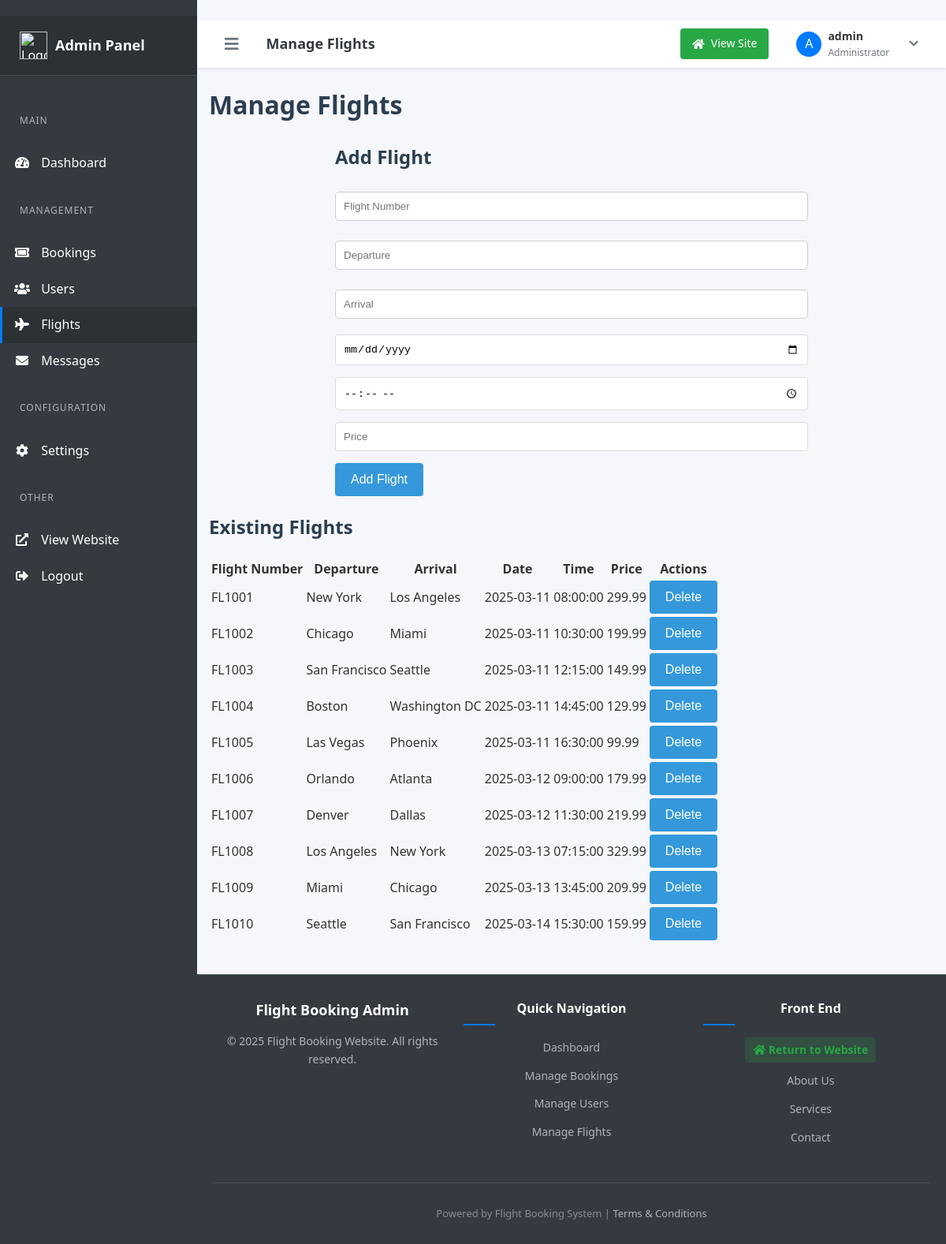
The page /admin/flights.php (signed in) on the database its author committed.
### tables this page shows
CREATE TABLE flights (
    id INT AUTO_INCREMENT PRIMARY KEY,
    flight_number VARCHAR(20) NOT NULL,
    flight_api VARCHAR(255) NULL COMMENT 'Flight ID from the API provider',
    departure VARCHAR(100) NOT NULL,
    arrival VARCHAR(100) NOT NULL,
    date DATE NOT NULL,
    time TIME NOT NULL,
    duration INT NOT NULL DEFAULT 0 COMMENT 'Duration in minutes',
    price DECIMAL(10, 2) NOT NULL,
    available_seats INT NOT NULL DEFAULT 100,
    airline VARCHAR(100) NULL,
    departure_gate VARCHAR(10) NULL,
    arrival_gate VARCHAR(10) NULL,
    departure_terminal VARCHAR(10) NULL,
    arrival_terminal VARCHAR(10) NULL,
    status VARCHAR(20) DEFAULT 'scheduled',
    created_at TIMESTAMP DEFAULT CURRENT_TIMESTAMP,
    updated_at TIMESTAMP DEFAULT CURRENT_TIMESTAMP ON UPDATE CURRENT_TIMESTAMP,
    UNIQUE KEY (flight_number, date)
);

### inc/functions.php (called while the page is built, shortened)
<?php
function getAllFlights() {
    global $pdo;
    $stmt = $pdo->query("SELECT * FROM flights ORDER BY date, time");
    return $stmt->fetchAll(PDO::FETCH_ASSOC);
}
?>

### admin/flights.php (the view, shortened to what this page needs)
<?php
require_once '../inc/db.php';
require_once '../inc/functions.php';
$flights = getAllFlights();
include 'includes/header.php';
?>
<div class="container">
    <h1>Manage Flights</h1>
    <form method="POST" action="">
        <h2>Add Flight</h2>
        <input type="text" name="flight_number" placeholder="Flight Number" required>
        <input type="text" name="departure" placeholder="Departure" required>
        <input type="text" name="arrival" placeholder="Arrival" required>
        <input type="date" name="date" required>
        <input type="time" name="time" required>
        <input type="number" name="price" placeholder="Price" required>
        <button type="submit" name="add_flight">Add Flight</button>
    </form>
    <h2>Existing Flights</h2>
    <table>
        <thead>
            <tr>
                <th>Flight Number</th>
                <th>Departure</th>
                <th>Arrival</th>
                <th>Date</th>
                <th>Time</th>
                <th>Price</th>
                <th>Actions</th>
            </tr>
        </thead>
        <tbody>
            <?php foreach ($flights as $flight): ?>
                <tr>
                    <td><?php echo htmlspecialchars($flight['flight_number']); ?></td>
                    <td><?php echo htmlspecialchars($flight['departure']); ?></td>
                    <td><?php echo htmlspecialchars($flight['arrival']); ?></td>
                    <td><?php echo htmlspecialchars($flight['date']); ?></td>
                    <td><?php echo htmlspecialchars($flight['time']); ?></td>
                    <td><?php echo htmlspecialchars($flight['price']); ?></td>
                    <td>
                        <form method="POST" action="">
                            <button type="submit" name="delete_flight">Delete</button>
                        </form>
                    </td>
                </tr>
            <?php endforeach; ?>
        </tbody>
    </table>
</div>
<?php include 'includes/footer.php'; ?>

### admin/includes/header.php (shortened to what this page needs)
<!DOCTYPE html>
<html lang="en">
<head>
    <link rel="stylesheet" href="../assets/css/main.css">
    <link rel="stylesheet" href="../assets/css/admin.css">
    <link rel="stylesheet" href="../assets/css/responsive.css">
    <link rel="stylesheet" href="https://cdnjs.cloudflare.com/ajax/libs/font-awesome/5.15.4/css/all.min.css">
</head>
<body>
    <div class="admin-wrapper">
        <div class="admin-sidebar">
            <div class="sidebar-brand">
                <img src="../assets/images/logo.png" alt="Logo">
                <h2>Admin Panel</h2>
            </div>
            <div class="sidebar-menu">
                <p class="menu-category">Main</p>
                <a href="dashboard.php" class="menu-item <?php echo basename($_SERVER['PHP_SELF']) == 'dashboard.php' ? 'active' : ''; ?>">
                    <i class="fas fa-tachometer-alt"></i> Dashboard
                </a>
                <p class="menu-category">Management</p>
                <a href="bookings.php" class="menu-item <?php echo basename($_SERVER['PHP_SELF']) == 'bookings.php' ? 'active' : ''; ?>">
                    <i class="fas fa-ticket-alt"></i> Bookings
                </a>
                <a href="users.php" class="menu-item <?php echo basename($_SERVER['PHP_SELF']) == 'users.php' ? 'active' : ''; ?>">
                    <i class="fas fa-users"></i> Users
                </a>
                <a href="flights.php" class="menu-item <?php echo basename($_SERVER['PHP_SELF']) == 'flights.php' ? 'active' : ''; ?>">
                    <i class="fas fa-plane"></i> Flights
                </a>
                <a href="messages.php" class="menu-item">
                    <i class="fas fa-envelope"></i> Messages
                </a>
                <p class="menu-category">Configuration</p>
                <a href="settings.php" class="menu-item <?php echo basename($_SERVER['PHP_SELF']) == 'settings.php' ? 'active' : ''; ?>">
                    <i class="fas fa-cog"></i> Settings
                </a>
                <p class="menu-category">Other</p>
                <a href="../index.php" class="menu-item">
                    <i class="fas fa-external-link-alt"></i> View Website
                </a>
                <a href="../logout.php" class="menu-item">
                    <i class="fas fa-sign-out-alt"></i> Logout
                </a>
            </div>
        </div>
        <div class="content-wrapper">
            <div class="admin-topbar">
                <div class="topbar-left">
                    <button id="sidebar-toggle">
                        <i class="fas fa-bars"></i>
                    </button>
                    <h1 class="page-title">
                        <?php
                        $current_page = basename($_SERVER['PHP_SELF']);
                        switch ($current_page) {
                            case 'flights.php':
                                echo 'Manage Flights';
                                break;
                        }
                        ?>
                    </h1>
                </div>
                <div class="topbar-right">
                    <a href="../index.php" class="view-site-btn">
                        <i class="fas fa-home"></i>
                        <span>View Site</span>
                    </a>
                    <div class="admin-user">
                        <div class="user-avatar">
                            <?php
                            $firstLetter = isset($_SESSION['username']) ? strtoupper(substr($_SESSION['username'], 0, 1)) : 'A';
                            echo $firstLetter;
                            ?>
                        </div>
                        <div class="user-info">
                            <span class="user-name"><?php echo htmlspecialchars($_SESSION['username'] ?? 'Admin'); ?></span>
                            <span class="user-role">Administrator</span>
                        </div>
                        <button class="dropdown">
                            <i class="fas fa-chevron-down"></i>
                        </button>
                    </div>
                </div>
            </div>
            <main class="admin-main">

### admin/includes/footer.php (shortened to what this page needs)
<footer class="admin-footer">
    <div class="footer-content">
        <div class="footer-company">
            <h3>Flight Booking Admin</h3>
            <p>&copy; <?php echo date("Y"); ?> Flight Booking Website. All rights reserved.</p>
        </div>
        <div class="footer-links">
            <div class="footer-links-column">
                <h4>Quick Navigation</h4>
                <ul>
                    <li><a href="dashboard.php">Dashboard</a></li>
                    <li><a href="bookings.php">Manage Bookings</a></li>
                    <li><a href="users.php">Manage Users</a></li>
                    <li><a href="flights.php">Manage Flights</a></li>
                </ul>
            </div>
            <div class="footer-links-column">
                <h4>Front End</h4>
                <ul>
                    <li><a href="../index.php" class="site-link"><i class="fas fa-home"></i> Return to Website</a></li>
                    <li><a href="../about.php">About Us</a></li>
                    <li><a href="../services.php">Services</a></li>
                    <li><a href="../contact.php">Contact</a></li>
                </ul>
            </div>
        </div>
    </div>
    <div class="footer-bottom">
        <p>Powered by Flight Booking System | <a href="../terms.php">Terms & Conditions</a></p>
    </div>
</footer>
</main>
        </div>
    </div>
</body>
</html>

### assets/css/main.css (style rules this page uses)
body { font-family: Arial, sans-serif; line-height: 1.6; margin: 0; padding: 0; color: #333; background-color: #f9f9f9; }
.container { width: 90%; max-width: 1200px; margin: 0 auto; padding: 20px; }
footer { background-color: #2c3e50; color: white; padding: 20px 0; margin-top: 40px; text-align: center; }
footer a { color: #ecf0f1; }
h1, h2, h3 { color: #2c3e50; }
button { background: #007bff; color: #fff; border: none; padding: 10px 15px; cursor: pointer; }
input[type="text"], input[type="email"], input[type="password"], select { width: 100%; padding: 10px; margin: 5px 0 20px 0; border: 1px solid #ccc; border-radius: 5px; }
form { max-width: 600px; margin: 0 auto; }
input, select, textarea { width: 100%; padding: 10px; margin-bottom: 15px; border: 1px solid #ddd; border-radius: 4px; box-sizing: border-box; }
button[type="submit"] { background-color: #3498db; color: white; padding: 12px 20px; border: none; border-radius: 4px; cursor: pointer; font-size: 16px; }

### assets/css/admin.css (style rules this page uses)
body { background-color: #f4f4f4; font-family: Arial, sans-serif; }
.admin-sidebar { width: 250px; background-color: #343a40; color: white; position: fixed; height: 100%; padding-top: 20px; }
.admin-sidebar a { padding: 10px 15px; text-decoration: none; color: white; display: block; }

### assets/css/responsive.css (style rules this page uses)
html { box-sizing: border-box; }
*, *::before, *::after { box-sizing: inherit; }
body { margin: 0; font-family: Arial, sans-serif; }
.container { width: 100%; max-width: 1200px; margin: 0 auto; padding: 0 15px; }

### admin/includes/header.php (style rules this page uses)
body { font-family: 'Segoe UI', Tahoma, Geneva, Verdana, sans-serif; background-color: #f5f7fb; margin: 0; padding: 0; color: #333; }
.admin-wrapper { display: flex; min-height: 100vh; }
.admin-sidebar { width: 250px; background-color: #343a40; color: white; position: fixed; height: 100%; left: 0; top: 0; overflow-y: auto; z-index: 100; transition: all 0.3s; }
.sidebar-brand { padding: 20px 25px; display: flex; align-items: center; background-color: #2c3136; border-bottom: 1px solid #454d55; }
.sidebar-brand img { height: 35px; margin-right: 10px; }
.sidebar-brand h2 { margin: 0; font-size: 18px; font-weight: 600; color: white; }
.sidebar-menu { padding: 20px 0; }
.menu-category { color: #adb5bd; font-size: 12px; text-transform: uppercase; padding: 15px 25px 10px; letter-spacing: 1px; }
.menu-item { display: flex; align-items: center; padding: 12px 25px; color: #e9ecef; text-decoration: none; transition: all 0.3s; border-left: 3px solid transparent; }
.menu-item:hover, .menu-item.active { background-color: #2c3136; border-left-color: #007bff; color: white; }
.menu-item i { margin-right: 10px; width: 20px; text-align: center; }
.content-wrapper { flex: 1; margin-left: 250px; transition: all 0.3s; }
.admin-topbar { background-color: white; height: 60px; padding: 0 20px; display: flex; align-items: center; justify-content: space-between; box-shadow: 0 2px 4px rgba(0, 0, 0, 0.1); position: sticky; top: 0; z-index: 99; }
.topbar-left { display: flex; align-items: center; }
#sidebar-toggle { background: transparent; border: none; color: #6c757d; font-size: 20px; cursor: pointer; margin-right: 20px; }
.page-title { font-weight: 600; font-size: 18px; color: #343a40; }
.topbar-right { display: flex; align-items: center; }
.admin-user { display: flex; align-items: center; margin-left: 20px; cursor: pointer; position: relative; }
.user-avatar { width: 32px; height: 32px; border-radius: 50%; background-color: #007bff; color: white; display: flex; align-items: center; justify-content: center; margin-right: 8px; }
.user-info { display: flex; flex-direction: column; }
.user-name { font-weight: 600; font-size: 14px; }
.user-role { color: #6c757d; font-size: 12px; }
.dropdown { background: transparent; border: none; color: #6c757d; cursor: pointer; margin-left: 10px; }
.view-site-btn { background-color: #28a745; color: white; padding: 8px 15px; border-radius: 4px; font-size: 14px; text-decoration: none; display: inline-flex; align-items: center; margin-right: 15px; transition: background-color 0.3s; }
.view-site-btn i { margin-right: 8px; }

### rows shown on the page
flights: flight_number "FL1001", departure "New York", arrival "Los Angeles", date "2025-03-11", time "08:00:00", price "299.99"
flights: flight_number "FL1002", departure "Chicago", arrival "Miami", date "2025-03-11", time "10:30:00", price "199.99"
flights: flight_number "FL1003", departure "San Francisco", arrival "Seattle", date "2025-03-11", time "12:15:00", price "149.99"
flights: flight_number "FL1004", departure "Boston", arrival "Washington DC", date "2025-03-11", time "14:45:00", price "129.99"
flights: flight_number "FL1005", departure "Las Vegas", arrival "Phoenix", date "2025-03-11", time "16:30:00", price "99.99"
flights: flight_number "FL1006", departure "Orlando", arrival "Atlanta", date "2025-03-12", time "09:00:00", price "179.99"
flights: flight_number "FL1007", departure "Denver", arrival "Dallas", date "2025-03-12", time "11:30:00", price "219.99"
flights: flight_number "FL1008", departure "Los Angeles", arrival "New York", date "2025-03-13", time "07:15:00", price "329.99"
flights: flight_number "FL1009", departure "Miami", arrival "Chicago", date "2025-03-13", time "13:45:00", price "209.99"
flights: flight_number "FL1010", departure "Seattle", arrival "San Francisco", date "2025-03-14", time "15:30:00", price "159.99"

### other values the page prints
$firstLetter "A"
$_SESSION['username'] "admin"
